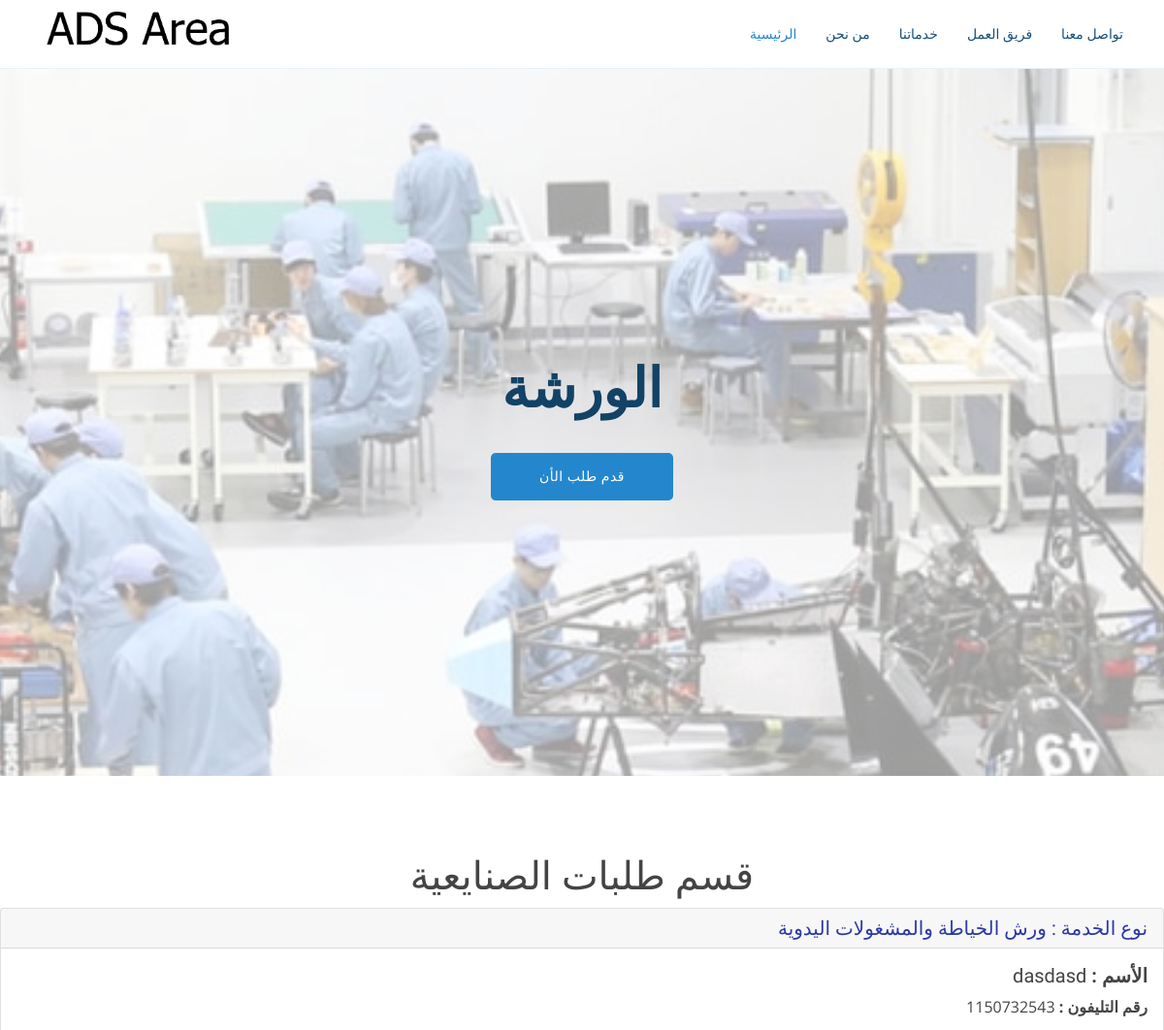
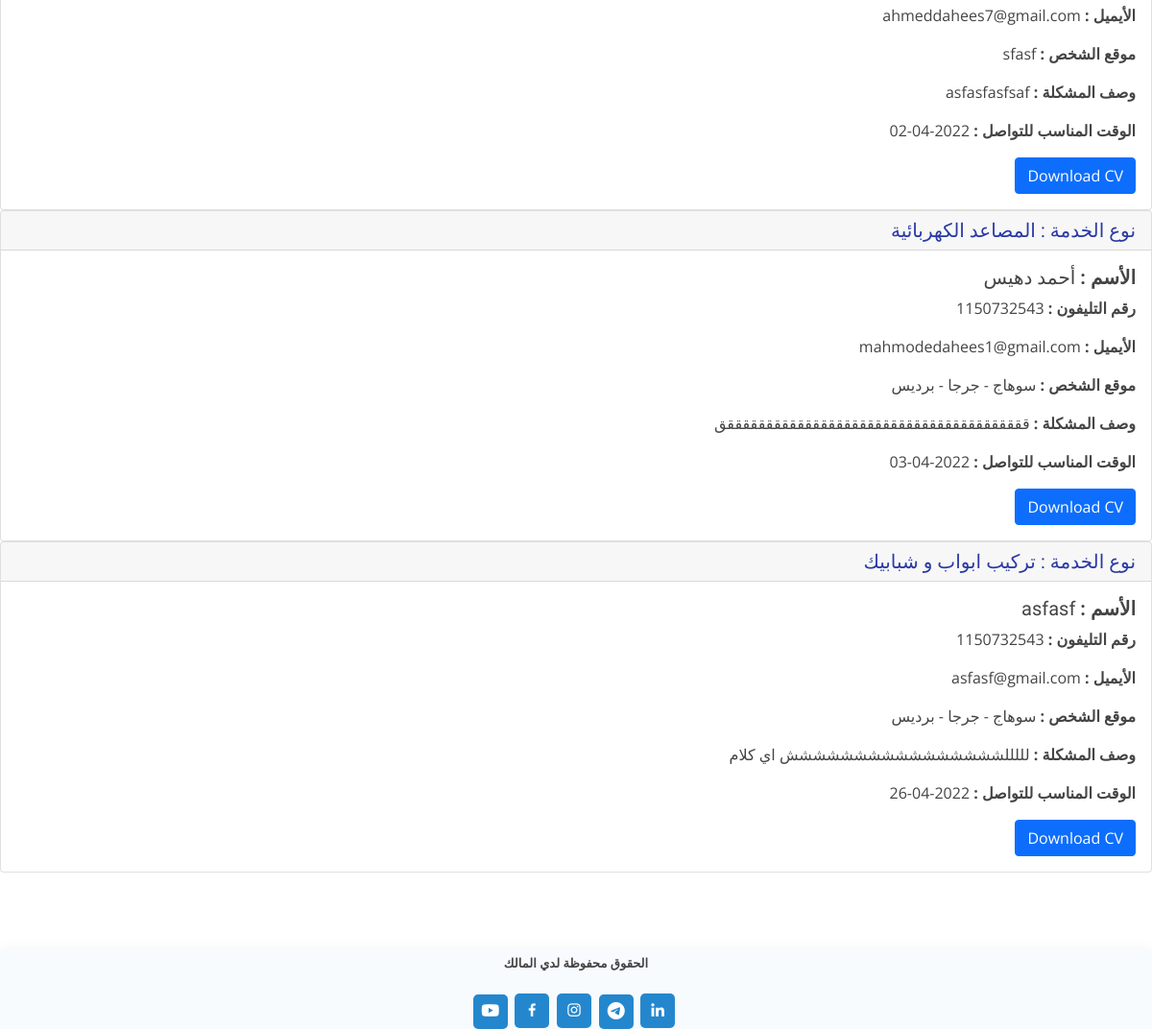
/things/sny3ya.php, run on the app's committed database (2 pictures, top to bottom).
### tables this page shows
CREATE TABLE `sny3ya` (
  `id` int(11) NOT NULL,
  `fname` varchar(1000) NOT NULL,
  `email` varchar(1000) NOT NULL,
  `phone` int(40) NOT NULL,
  `flocation` varchar(1000) NOT NULL,
  `5dma` varchar(200) NOT NULL,
  `photo` varchar(2000) NOT NULL,
  `wsf` varchar(10000) NOT NULL,
  `ftime` date NOT NULL
);

### things/sny3ya.php (the view, shortened to what this page needs)
<?php include "../forms/upload-sny3ya.php";
$comedata = "SELECT * FROM `sny3ya`";
$reslut = mysqli_query($conn, $comedata);
$sql = mysqli_fetch_all($reslut , MYSQLI_ASSOC);
?>
<!DOCTYPE html>
<html lang="en">
<head>
    <link href="../assets/vendor/aos/aos.css" rel="stylesheet">
    <link href="../assets/vendor/bootstrap/css/bootstrap.min.css" rel="stylesheet">
    <link href="../assets/vendor/bootstrap-icons/bootstrap-icons.css" rel="stylesheet">
    <link href="../assets/vendor/boxicons/css/boxicons.min.css" rel="stylesheet">
    <link href="../assets/vendor/glightbox/css/glightbox.min.css" rel="stylesheet">
    <link href="../assets/vendor/remixicon/remixicon.css" rel="stylesheet">
    <link href="../assets/vendor/swiper/swiper-bundle.min.css" rel="stylesheet">
    <link href="../assets/css/style.css" rel="stylesheet">
</head>
<body>
    <header id="header" class="fixed-top">
        <div class="container d-flex align-items-center justify-content-between">
            <a href="index.html" class="logo"><img src="../assets/img/logo.png" alt="" class="img-fluid"></a>
            <nav id="navbar" class="navbar">
                <ul>
                    <li><a class="nav-link scrollto active" href="../index.php">الرئيسية</a></li>
                    <li><a class="nav-link scrollto" href="../index.php#about">من نحن</a></li>
                    <li><a class="nav-link scrollto" href="../index.php#services">خدماتنا</a></li>
                    <li><a class="nav-link scrollto" href="../index.php#team">فريق العمل</a></li>
                    <li><a class="nav-link scrollto" href="../index.php#contact">تواصل معنا</a></li>
                </ul>
            </nav>
        </div>
    </header>
    <?php include "../assets/pages/centerpage.php" ?>
    <section class="inner-page">
    <center><h1>قسم طلبات الصنايعية </h1></center>
   <?php foreach($sql as $sny3ya): ?>
    <div style=" text-align:right; direction:rtl" class="card">
  <h5 class="card-header" style="color:#2a39a5;"> نوع الخدمة : <?php echo $sny3ya['5dma'] ?> </h5>
  <div class="card-body">
    <h5 class="card-text" > <b> الأسم : </b>   <?php echo $sny3ya['fname'] ?> </h5>
    <p class="card-text"> <b> رقم التليفون : </b> <?php echo $sny3ya['phone'] ?></p>
    <p class="card-text"> <b>  الأيميل : </b> <?php echo $sny3ya['email'] ?>   </p>
    <p class="card-text"> <b>  موقع الشخص : </b> <?php echo $sny3ya['flocation'] ?> </p>
    <p class="card-text">  <b>وصف المشكلة : </b><?php echo $sny3ya['wsf'] ?>   </p>
    <p class="card-text"> <b>  الوقت المناسب للتواصل : </b> <?php echo $sny3ya['ftime'] ?>   </p>
    <a href="../assets/photos/sny3ya/<?php echo $sny3ya['photo'] ?>" download="<?php echo $sny3ya['fname'] ?>" class="btn btn-primary">Download CV</a>
  </div>
</div>
<?php endforeach ?>
</section>
    <?php include "./../assets/pages/fotter.php" ?>
</body>
</html>

### assets/css/style.css (style rules this page uses)
body { font-family: "Open Sans", sans-serif; color: #444444; }
a { color: #2487ce; text-decoration: none; }
h1, h2, h3, h4, h5, h6 { font-family: 'Lemonada', cursive; }
#header { transition: all 0.5s; background: #fff; z-index: 997; padding: 5px 0; border-bottom: 1px solid #e6f2fb; }
#header .logo { font-size: 28px; margin: 0; padding: 0; line-height: 1; font-weight: 300; letter-spacing: 0.5px; font-family: 'Lemonada', cursive; }
#header .logo img { max-height: 60px; }
.navbar { padding: 0; }
.navbar ul { margin: 0; padding: 0; display: flex; list-style: none; align-items: center; }
.navbar li { position: relative; }
.navbar a, .navbar a:focus { display: flex; align-items: center; justify-content: space-between; padding: 10px 0 10px 30px; font-size: 14px; color: #16507b; white-space: nowrap; transition: 0.3s; }
.navbar a:hover, .navbar .active, .navbar .active:focus, .navbar li:hover>a { color: #2487ce; }
section { padding: 80px 0; overflow: hidden; }

### data on the page
sny3ya: 5dma "ورش الخياطة والمشغولات اليدوية", fname "dasdasd", phone "1150732543", email "ahmeddahees7@gmail.com", flocation "sfasf", wsf "asfasfasfsaf", ftime "2022-04-02"
sny3ya: 5dma "المصاعد الكهربائية", fname "أحمد دهيس", phone "1150732543", email "mahmodedahees1@gmail.com", flocation "سوهاج - جرجا - برديس", wsf "قققققققققققققققققققققققققققققققققققققققق", ftime "2022-04-03"
sny3ya: 5dma "تركيب ابواب و شبابيك", fname "asfasf", phone "1150732543", email "asfasf@gmail.com", flocation "سوهاج - جرجا - برديس", wsf "لللللشششششششششششششششش اي كلام", ftime "2022-04-26"
